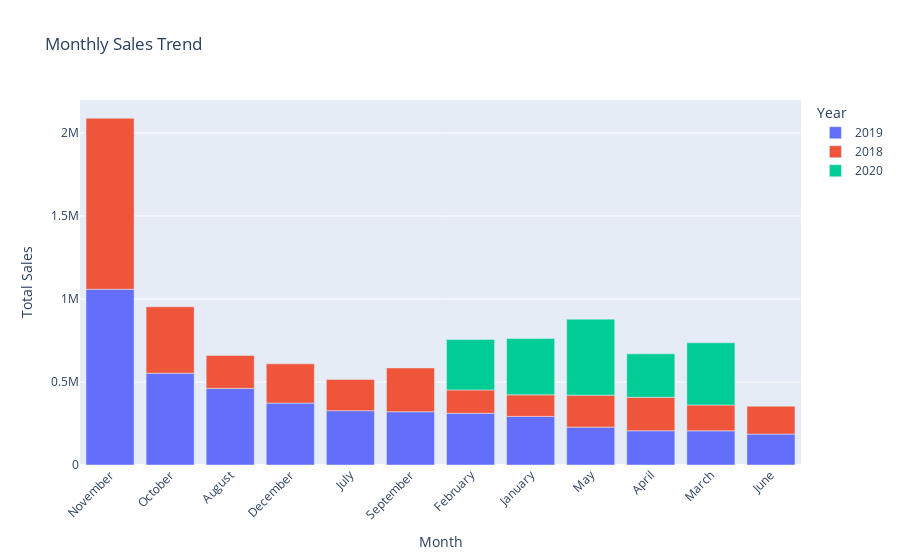

Notebook cell for this chart:
### Code cell
# Create an interactive bar chart using plotly.express
fig = px.bar(monthly_sales_trend, x='Month', y='Sales', color='Year',
             title='Monthly Sales Trend', labels={'Sales': 'Total Sales', 'Month': 'Month'})

# Customize the layout if needed
fig.update_layout(xaxis=dict(tickangle=-45))

# Show the plot
fig.show()

### Figure 1 — Plotly figure (JSON) as saved in the notebook; plotly's stock layout.template omitted (floating-point values rounded to 4 significant figures)
{"data": [{"alignmentgroup": "True", "hovertemplate": "Year=2019<br>Month=%{x}<br>Total Sales=%{y}<extra></extra>", "legendgroup": "2019", "marker": {"color": "#636efa", "pattern": {"shape": ""}}, "name": "2019", "offsetgroup": "2019", "orientation": "v", "showlegend": true, "textposition": "auto", "type": "bar", "x": ["November", "October", "August", "December", "July", "September", "February", "January", "May", "April", "March", "June"], "xaxis": "x", "y": [1059000.0, 552900.0, 461500.0, 372800.0, 327100.0, 320800.0, 311400.0, 292700.0, 228100.0, 206100.0, 205700.0, 186300.0], "yaxis": "y"}, {"alignmentgroup": "True", "hovertemplate": "Year=2018<br>Month=%{x}<br>Total Sales=%{y}<extra></extra>", "legendgroup": "2018", "marker": {"color": "#EF553B", "pattern": {"shape": ""}}, "name": "2018", "offsetgroup": "2018", "orientation": "v", "showlegend": true, "textposition": "auto", "type": "bar", "x": ["November", "October", "September", "December", "April", "August", "May", "July", "June", "March", "February", "January"], "xaxis": "x", "y": [1030000.0, 399700.0, 264000.0, 236400.0, 201600.0, 197800.0, 192700.0, 187700.0, 168100.0, 155800.0, 140800.0, 129800.0], "yaxis": "y"}, {"alignmentgroup": "True", "hovertemplate": "Year=2020<br>Month=%{x}<br>Total Sales=%{y}<extra></extra>", "legendgroup": "2020", "marker": {"color": "#00cc96", "pattern": {"shape": ""}}, "name": "2020", "offsetgroup": "2020", "orientation": "v", "showlegend": true, "textposition": "auto", "type": "bar", "x": ["May", "March", "January", "February", "April"], "xaxis": "x", "y": [457900.0, 374300.0, 339500.0, 304000.0, 261600.0], "yaxis": "y"}], "layout": {"barmode": "relative", "legend": {"title": {"text": "Year"}, "tracegroupgap": 0}, "title": {"text": "Monthly Sales Trend"}, "xaxis": {"anchor": "y", "domain": [0, 1], "tickangle": -45, "title": {"text": "Month"}}, "yaxis": {"anchor": "x", "domain": [0, 1], "title": {"text": "Total Sales"}}}}
